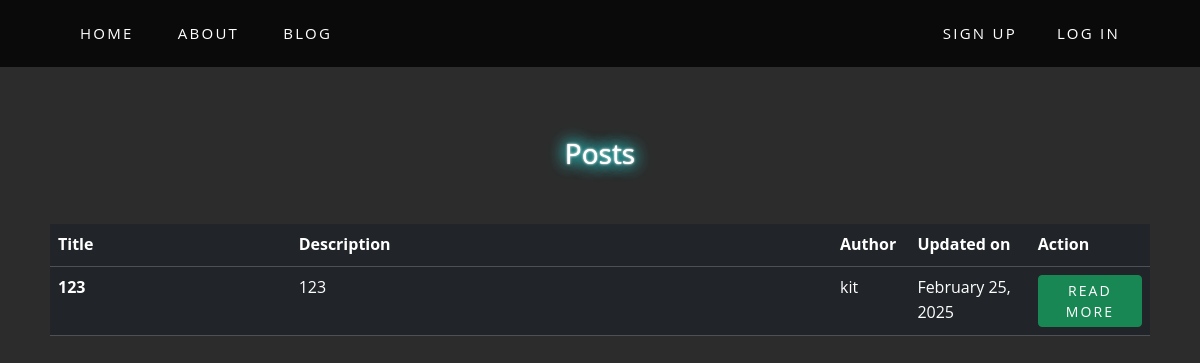
Page /post/ on the earlier database version.
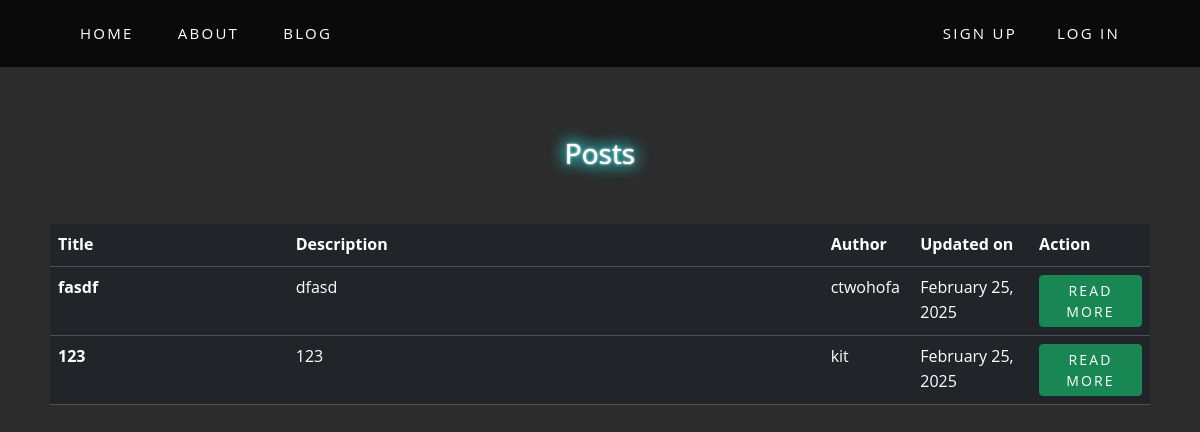
Same page on the later database version.
### posts/models.py (models this page shows, shortened)
class Post(models.Model):
    title = models.CharField(max_length=128)
    subtitle = models.CharField(max_length=256)
    body = models.TextField()
    author = models.ForeignKey(
        get_user_model(),
        on_delete=models.CASCADE #delete key if reocrd is deleted
    )
    status=models.ForeignKey(
        Status,
        on_delete=models.CASCADE #tell us waht django should when this fkey is deleted
    )
    created_on = models.DateTimeField(auto_now_add=True)

### posts/views.py (the view)
# urls.py: path("",views.PostListView.as_view(), name="list"),
class PostListView(ListView):
    template_name = "posts/list.html"
    model = Post
    context_object_name = "posts"
    def get_context_data(self, **kwargs): #kwargs=keywarod argument, dictionary retriving
        context=super().get_context_data(**kwargs)
        published = Status.objects.get(name="published")
        context["post_list"]=(
            Post.objects
            .filter(status=published)
            .order_by("created_on").reverse()
        )
        return context

### templates/posts/list.html (shortened to what this page needs)
{% extends "base.html" %}
{% block content %}
<div class="login-form">
  <h1 class="text-center">Posts</h1>
  <br>
        <table class="table table-dark">
            <thead>
                <tr>
                    <th scope="col" style="width: 20%;">Title</th>
                    <th scope="col" style="width: 45%;">Description</th>
                    <th scope="col" style="width: 5%;">Author</th>
                    <th scope="col" style="width: 10%;">Updated on</th>
                    <th scope="col" style="width: 10%;">Action</th>
                </tr>
            </thead>
            <tbody>
                {% for post in post_list %}
                <tr>
                    <th scope="row" style="width: 20%;">{{ post.title }}</th>
                    <td style="width: 45%;">{{ post.body|truncatechars:64 }}</td>
                    <td style="width: 5%;">{{ post.author }}</td>
                    <td style="width: 10%;">{{ post.created_on|date:"F d, Y" }}</td>
                    <td style="width: 10%;"><a href="{% url 'detail' post.id %}" class="btn btn-success btn-sm">Read more</a></td>
                </tr>
                {% endfor %}
            </tbody>
        </table>
    </div>
{% endblock content %}

Differences in the rows shown:
now on this page (row edited): Post: title "fasdf", body "dfasd", author "ctwohofa", created_on "February 25, 2025"
